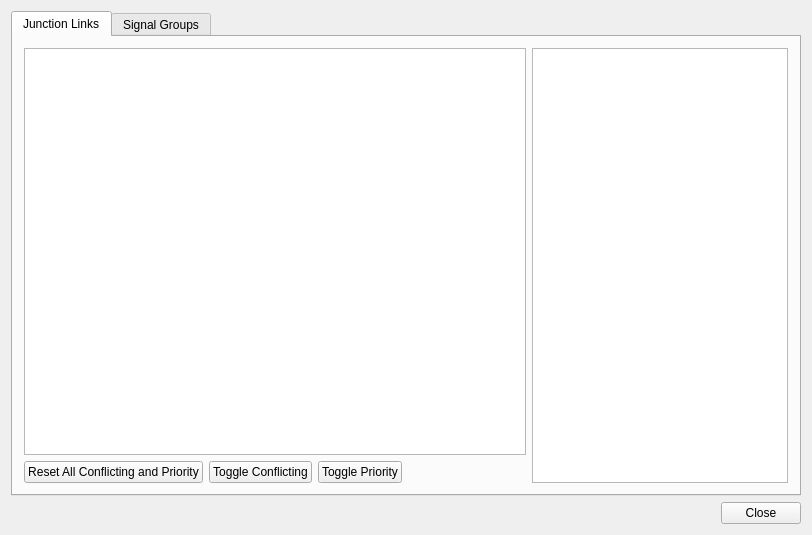
<?xml version="1.0" encoding="UTF-8"?>
<ui version="4.0">
 <class>DConflictMatrixPanel</class>
 <widget class="QWidget" name="DConflictMatrixPanel">
  <property name="geometry">
   <rect>
    <x>0</x>
    <y>0</y>
    <width>812</width>
    <height>535</height>
   </rect>
  </property>
  <property name="windowTitle">
   <string>DConflictMatrixPanel</string>
  </property>
  <layout class="QVBoxLayout" name="verticalLayout">
   <item>
    <widget class="QTabWidget" name="tabWidget">
     <property name="currentIndex">
      <number>0</number>
     </property>
     <widget class="QWidget" name="jLink_tab">
      <attribute name="title">
       <string>Junction Links</string>
      </attribute>
      <layout class="QGridLayout" name="gridLayout_2">
       <item row="0" column="0">
        <widget class="QTableWidget" name="jLink_tableWidget">
         <property name="sizePolicy">
          <sizepolicy hsizetype="MinimumExpanding" vsizetype="MinimumExpanding">
           <horstretch>0</horstretch>
           <verstretch>0</verstretch>
          </sizepolicy>
         </property>
         <property name="verticalScrollBarPolicy">
          <enum>Qt::ScrollBarAlwaysOff</enum>
         </property>
         <property name="horizontalScrollBarPolicy">
          <enum>Qt::ScrollBarAlwaysOff</enum>
         </property>
         <property name="editTriggers">
          <set>QAbstractItemView::NoEditTriggers</set>
         </property>
         <property name="selectionMode">
          <enum>QAbstractItemView::SingleSelection</enum>
         </property>
         <property name="cornerButtonEnabled">
          <bool>false</bool>
         </property>
         <attribute name="horizontalHeaderCascadingSectionResizes">
          <bool>false</bool>
         </attribute>
         <attribute name="verticalHeaderShowSortIndicator" stdset="0">
          <bool>false</bool>
         </attribute>
         <attribute name="verticalHeaderStretchLastSection">
          <bool>false</bool>
         </attribute>
        </widget>
       </item>
       <item row="1" column="0">
        <layout class="QHBoxLayout" name="jLinkButton_horizontalLayout">
         <item>
          <widget class="QPushButton" name="reset_pushButton">
           <property name="text">
            <string>Reset All Conflicting and Priority</string>
           </property>
          </widget>
         </item>
         <item>
          <widget class="QPushButton" name="conflictJL_pushButton">
           <property name="text">
            <string>Toggle Conflicting</string>
           </property>
          </widget>
         </item>
         <item>
          <widget class="QPushButton" name="priority_pushButton">
           <property name="text">
            <string>Toggle Priority</string>
           </property>
          </widget>
         </item>
         <item>
          <spacer name="horizontalSpacer_2">
           <property name="orientation">
            <enum>Qt::Horizontal</enum>
           </property>
           <property name="sizeHint" stdset="0">
            <size>
             <width>40</width>
             <height>20</height>
            </size>
           </property>
          </spacer>
         </item>
        </layout>
       </item>
       <item row="0" column="1" rowspan="2">
        <widget class="QTableWidget" name="jLinkLegend_tableWidget">
         <property name="sizePolicy">
          <sizepolicy hsizetype="Fixed" vsizetype="Expanding">
           <horstretch>0</horstretch>
           <verstretch>0</verstretch>
          </sizepolicy>
         </property>
         <property name="verticalScrollBarPolicy">
          <enum>Qt::ScrollBarAsNeeded</enum>
         </property>
         <property name="horizontalScrollBarPolicy">
          <enum>Qt::ScrollBarAlwaysOff</enum>
         </property>
         <property name="editTriggers">
          <set>QAbstractItemView::NoEditTriggers</set>
         </property>
         <property name="selectionMode">
          <enum>QAbstractItemView::NoSelection</enum>
         </property>
        </widget>
       </item>
      </layout>
     </widget>
     <widget class="QWidget" name="sigGp_tab">
      <attribute name="title">
       <string>Signal Groups</string>
      </attribute>
      <layout class="QHBoxLayout" name="horizontalLayout">
       <item>
        <widget class="QTableWidget" name="sigGp_tableWidget">
         <property name="sizePolicy">
          <sizepolicy hsizetype="MinimumExpanding" vsizetype="MinimumExpanding">
           <horstretch>0</horstretch>
           <verstretch>0</verstretch>
          </sizepolicy>
         </property>
         <property name="verticalScrollBarPolicy">
          <enum>Qt::ScrollBarAlwaysOff</enum>
         </property>
         <property name="horizontalScrollBarPolicy">
          <enum>Qt::ScrollBarAlwaysOff</enum>
         </property>
         <property name="editTriggers">
          <set>QAbstractItemView::NoEditTriggers</set>
         </property>
         <property name="selectionMode">
          <enum>QAbstractItemView::SingleSelection</enum>
         </property>
         <property name="cornerButtonEnabled">
          <bool>false</bool>
         </property>
        </widget>
       </item>
       <item>
        <widget class="QTableWidget" name="sigGpLegend_tableWidget">
         <property name="sizePolicy">
          <sizepolicy hsizetype="Fixed" vsizetype="Expanding">
           <horstretch>0</horstretch>
           <verstretch>0</verstretch>
          </sizepolicy>
         </property>
         <property name="horizontalScrollBarPolicy">
          <enum>Qt::ScrollBarAlwaysOff</enum>
         </property>
         <property name="sizeAdjustPolicy">
          <enum>QAbstractScrollArea::AdjustIgnored</enum>
         </property>
         <property name="editTriggers">
          <set>QAbstractItemView::NoEditTriggers</set>
         </property>
         <property name="selectionMode">
          <enum>QAbstractItemView::NoSelection</enum>
         </property>
        </widget>
       </item>
      </layout>
     </widget>
    </widget>
   </item>
   <item>
    <layout class="QHBoxLayout" name="close_horizontalLayout">
     <item>
      <spacer name="horizontalSpacer">
       <property name="orientation">
        <enum>Qt::Horizontal</enum>
       </property>
       <property name="sizeHint" stdset="0">
        <size>
         <width>40</width>
         <height>20</height>
        </size>
       </property>
      </spacer>
     </item>
     <item>
      <widget class="QPushButton" name="close_pushButton">
       <property name="text">
        <string>Close</string>
       </property>
      </widget>
     </item>
    </layout>
   </item>
  </layout>
 </widget>
 <layoutdefault spacing="6" margin="11"/>
 <resources/>
 <connections/>
</ui>
